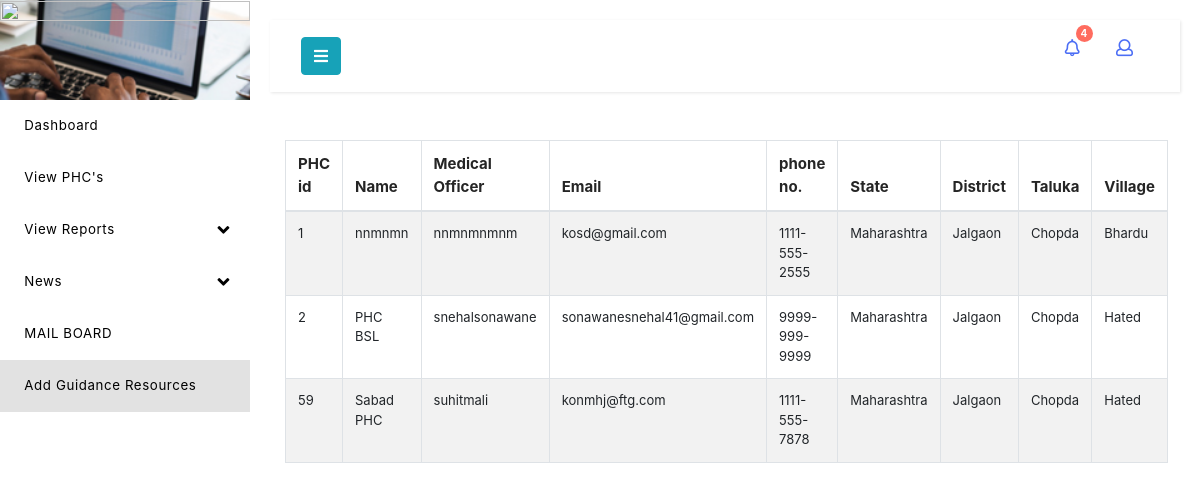
Screenshot of /ministry/viewphc.php with the database file from the repository.
### tables this page shows
CREATE TABLE `phcregister` (
  `PHCid` int(11) NOT NULL,
  `PHCname` varchar(50) NOT NULL,
  `Mfirstname` varchar(50) NOT NULL,
  `Mlastname` varchar(50) NOT NULL,
  `Phoneno` varchar(20) NOT NULL,
  `Addline1` varchar(100) DEFAULT NULL,
  `Addline2` varchar(100) DEFAULT NULL,
  `State` varchar(50) DEFAULT NULL,
  `District` varchar(50) DEFAULT NULL,
  `Taluka` varchar(50) DEFAULT NULL,
  `Village` varchar(50) DEFAULT NULL,
  `Email` varchar(50) DEFAULT NULL,
  `Beds` varchar(20) NOT NULL,
  `Labs` varchar(20) NOT NULL,
  `Ambulances` varchar(20) NOT NULL,
  `Labourrooms` varchar(20) NOT NULL,
  `Dservices` varchar(20) NOT NULL,
  `Deliveryrooms` varchar(20) NOT NULL,
  `Nutrition` varchar(20) NOT NULL,
  `Femalestaff` varchar(20) NOT NULL,
  `Commfacilities` varchar(20) NOT NULL,
  `Noticeboard` varchar(20) NOT NULL,
  `Pharma` varchar(20) NOT NULL,
  `Password1` varchar(20) NOT NULL,
  `Upload_on` date NOT NULL,
  `Status1` tinyint(4) NOT NULL
);

CREATE TABLE `states` (
  `state_id` int(11) NOT NULL,
  `state_name` varchar(50) NOT NULL,
  `status` tinyint(1) NOT NULL DEFAULT '1' COMMENT '0:Blocked, 1:Active'
);

CREATE TABLE `district` (
  `dist_id` int(11) NOT NULL,
  `dist_name` varchar(50) NOT NULL,
  `state_id` int(11) NOT NULL,
  `status` tinyint(1) NOT NULL DEFAULT '1' COMMENT '0:Blocked, 1:Active'
);

CREATE TABLE `taluka` (
  `tal_id` int(11) NOT NULL,
  `tal_name` varchar(50) NOT NULL,
  `dist_id` int(11) NOT NULL,
  `status` tinyint(1) NOT NULL DEFAULT '1' COMMENT '0:Blocked, 1:Active'
);

CREATE TABLE `village` (
  `vil_id` int(11) NOT NULL,
  `vil_name` varchar(50) NOT NULL,
  `tal_id` int(11) NOT NULL,
  `status` tinyint(1) NOT NULL DEFAULT '1' COMMENT '0:Blocked, 1:Active'
);

### ministry/viewphc.php (the view, shortened to what this page needs)
<!DOCTYPE html>
<html lang="en">
<head>
 <?php
      include 'dbconfig.php';
      $query = "SELECT p.PHCid, p.PHCname, p.Mfirstname ,p.Mlastname ,p.Email ,p.Phoneno , s.state_name ,d.dist_name , t.tal_name ,v.vil_name  FROM phcregister p ,states s, district d ,taluka t, village v where s.state_id=p.State and d.dist_id=p.District and t.tal_id=p.Taluka and v.vil_id=p.Village ";
      $result = mysqli_query($connect, $query);
    ?>    <script>
    <link href="css/bootstrap.css" rel="stylesheet" type="text/css" media="all" />
    <link rel="stylesheet" href="css/bar.css">
    <link rel="stylesheet" type="text/css" href="css/pignose.calender.css" />
    <link href="css/style.css" rel="stylesheet" type="text/css" media="all" />
    <link rel="stylesheet" href="css/style4.css">
    <link href="css/fontawesome-all.css" rel="stylesheet">
    <link rel="stylesheet" type="text/css"
          href="https://cdnjs.cloudflare.com/ajax/libs/twitter-bootstrap/4.1.1/css/bootstrap.css">
    <link rel="stylesheet" type="text/css" href="https://cdn.datatables.net/1.10.19/css/dataTables.bootstrap4.min.css">
    <link rel="stylesheet" type="text/css" href="https://cdn.datatables.net/1.10.19/css/jquery.dataTables.css">
</head>
<body>
    <div class="wrapper">
        <nav id="sidebar">
        <div class="profile-bg" style>
            <img src="https://overallhealth.in/wp-content/uploads/2017/01/ministry-of-health-government-of-india.jpg" style="height: 20%;width: 100%;">
        </div>
        <ul class="list-unstyled components">
            <li>
                <a href="index.php">
                    Dashboard
                </a>
            </li>
                <li>
                    <a href="viewphc.php">
                        View PHC's
                    </a>
                </li>
                <li>
                    <a href="#homeSubmenu" data-toggle="collapse" aria-expanded="false">
                        View Reports
                        <i class="fas fa-angle-down fa-pull-right"></i>
                    </a>
                </li>
                <li>
                    <a href="#newsMenu" data-toggle="collapse" aria-expanded="false">
                        News
                        <i class="fas fa-angle-down fa-pull-right"></i>
                    </a>
                </li>
                <li>
                    <a href="mail.php">
                        MAIL BOARD
                    </a>
                </li>
                <li  class="active">
                    <a href="guidance.php">
                        Add Guidance Resources
                    </a>
                </li>
            </ul>
        </nav>
    <div id="content">
        <nav class="navbar navbar-default mb-xl-5 mb-4">
            <div class="container-fluid">
                <div class="navbar-header">
                    <button type="button" id="sidebarCollapse" class="btn btn-info navbar-btn">
                        <i class="fas fa-bars"></i>
                    </button>
                </div>
                <ul class="top-icons-agileits-w3layouts float-right">
                    <li class="nav-item dropdown">
                        <a class="nav-link dropdown-toggle" href="#" id="navbarDropdown" role="button"
                           data-toggle="dropdown" aria-haspopup="true"
                           aria-expanded="false">
                            <i class="far fa-bell"></i>
                            <span class="badge">4</span>
                        </a>
                    </li>
                   <li class="nav-item dropdown">
                        <a class="nav-link dropdown-toggle" href="#" id="navbarDropdown2" role="button"
                           data-toggle="dropdown" aria-haspopup="true"
                           aria-expanded="false">
                            <i class="far fa-user"></i>
                        </a>
                    </li>
                </ul>
            </div>
        </nav>
            <div class="container-fluid">
               <?php
                $output = '
                    <table id="example" class="table table-striped table-bordered" style="width:100%">
                    <thead>
                    <tr>
                    <th>PHC id</th>
                    <th>Name</th>
                    <th>Medical Officer</th>
                    <th>Email</th>
                    <th>phone no.</th>
                    <th>State</th>
                    <th>District</th>
                    <th>Taluka</th>
                    <th>Village</th>
                    </tr>
                    </thead><tbody>';
                while($row = mysqli_fetch_array($result))
                {
                 $output .= '
                 <tr>
                  <td>'.$row["PHCid"].'</td>
                  <td>'.$row["PHCname"].'</td>
                  <td>'.$row["Mfirstname"].''.$row["Mlastname"].'</td>
                  <td>'.$row["Email"].'</td>
                  <td>'.$row["Phoneno"].'</td>
                  <td>'.$row["state_name"].'</td>
                  <td>'.$row["dist_name"].'</td>
                  <td>'.$row["tal_name"].'</td>
                  <td>'.$row["vil_name"].'</td>
                 </tr>
                 ';
                }
                $output .= '</tbody></table>';
                echo $output;
               ?>
</div>
</div></div>
</body>
</html>

### ministry/css/style.css (style rules this page uses)
html, body { margin: 0; font-size: 100%; font-family: 'Open Sans', sans-serif; background: #fff; }
body a { text-decoration: none; transition: 0.5s all; -webkit-transition: 0.5s all; -moz-transition: 0.5s all; -o-transition: 0.5s all; -ms-transition: 0.5s all; }
ul { margin: 0; padding: 0; }
ul li { list-style: none; }
.profile-bg { border-left: none; border-right: none; background: url(../images/menu1.jpg)no-repeat 0px 0px; -webkit-background-size: cover; -moz-background-size: cover; -o-background-size: cover; -ms-background-size: cover; background-size: cover; min-height: 100px; }
.top-icons-agileits-w3layouts .dropdown-toggle::after { display: none; }
.top-icons-agileits-w3layouts li { list-style: none; display: inline-block; }
ul.top-icons-agileits-w3layouts a.nav-link i { display: inline-block; font-size: 17px; color: #4c6ef5; }
.top-icons-agileits-w3layouts span.badge { font-size: 10px; font-weight: bold; color: #FFF; background: #ff6c5f; line-height: 13px; width: 17px; height: 17px; border-radius: 2em; -webkit-border-radius: 2em; -moz-border-radius: 2em; -o-border-radius: 2em; text-align: center; display: inline-block; position: absolute; top: -8%; right: 3px; padding: 2px 0 0; }
.dropdown { display: none; padding: 0; list-style: none; }
ul.list-unstyled li { font-size: 14px; letter-spacing: 1px; color: #7d7d7d; }
.table th, .table td { padding: 0.74rem; vertical-align: top; border-top: 1px solid #dee2e6; font-size: 13px; }
.table th { color: #252525; font-size: 15px; }

### ministry/css/style4.css (style rules this page uses)
body { font-family: 'Open Sans', sans-serif; background: #f1f1f1; }
a, a:hover, a:focus { color: inherit; text-decoration: none; transition: all 0.3s; }
.navbar { padding: 15px 10px; background: #fff; border: none; border-radius: 0; box-shadow: 1px 1px 3px rgba(0, 0, 0, 0.1); }
.navbar-btn { box-shadow: none; outline: none !important; border: none; background: #4463dc; }
i, span { display: inline-block; }
.wrapper { display: flex; align-items: stretch; }
#sidebar { min-width: 250px; max-width: 250px; background-color: white; color: #4a7ee4; transition: all 0.3s; }
#sidebar ul li a { text-align: left; }
#sidebar ul li a { padding: 16px 10px; font-size: .95em; letter-spacing: 0.6px; display: block; color: black; font-weight: 400; }
#sidebar ul li a i { margin-right: 10px; font-size: 19px; }
#sidebar ul li.active>a, #sidebar a[aria-expanded="true"] { color: black; background: rgba(224, 224, 224, 0.92); }
#content { padding: 20px; min-height: 100vh; transition: all 0.3s; overflow: hidden; width: 100%; }

### rows the page displays
phcregister: PHCid "1", PHCname "nnmnmn", Mfirstname "nnmn", Mlastname "mnmnm", Email "kosd@gmail.com", Phoneno "1111-555-2555", states.state_name "Maharashtra", district.dist_name "Jalgaon", taluka.tal_name "Chopda", village.vil_name "Bhardu"
phcregister: PHCid "2", PHCname "PHC BSL", Mfirstname "snehal", Mlastname "sonawane", Email "sonawanesnehal41@gmail.com", Phoneno "9999-999-9999", states.state_name "Maharashtra", district.dist_name "Jalgaon", taluka.tal_name "Chopda", village.vil_name "Hated"
phcregister: PHCid "59", PHCname "Sabad PHC", Mfirstname "suhit", Mlastname "mali", Email "konmhj@ftg.com", Phoneno "1111-555-7878", states.state_name "Maharashtra", district.dist_name "Jalgaon", taluka.tal_name "Chopda", village.vil_name "Hated"
